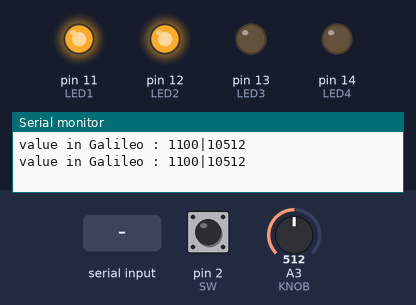
This sketch was run on a simulated Arduino Mega 2560, built with avr-gcc and run on an emulated ATmega2560. On the bench: output pins drawn as LEDs (lit = HIGH), the last lines printed to the serial monitor. The test bench sets the inputs (shaded band); at power-on: pin 2 (SW) HIGH, A3 (KNOB) = 512.

Above: at 1.2 s.
1.3 s: "0\n" received over the second serial link
At 2.6 s:
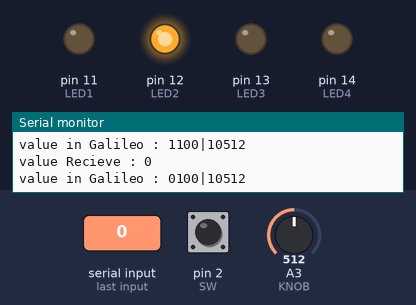
3.8 s: "1\n" received over the second serial link
At 5.7 s:
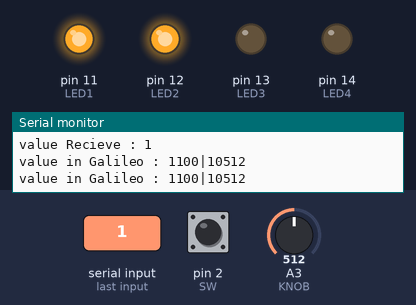
Timing chart, 0 to 7.2 s (numbered marks = the images above; inputs shaded):
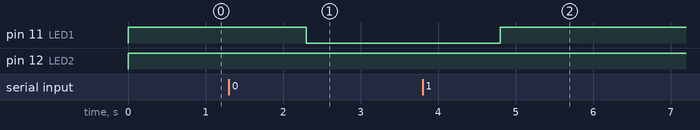

Measured:
- after the input at 1.3 s, pin 11 (LED1): HIGH → LOW after 1.0 s
- after the input at 3.8 s, pin 11 (LED1): LOW → HIGH after 1.0 s

The sketch:

GalileoGen2.ino
```cpp
#include <pt.h>

#define PT_DELAY(pt, ms, ts) \
    ts = millis(); \
    PT_WAIT_WHILE(pt, millis()-ts < (ms));

#define LED1 11
#define LED2 12
#define LED3 13
#define LED4 14
#define SW 2
#define KNOB A3

struct pt pt_taskLED1;
struct pt pt_taskLED2;
struct pt pt_taskLED3;
struct pt pt_taskLED4;
struct pt pt_taskSW;
struct pt pt_taskKNOB;
struct pt pt_taskRecieveSerial;
struct pt pt_taskSendSerial;

int led1, led2, led3, led4;
int sw, knob;
String val;


#define CMD_LED1 0
#define CMD_LED2 1
#define CMD_LED3 2
#define CMD_LED4 3

void setValue() {

  switch(val.charAt(CMD_LED1)) {
    case '0': led1 = LOW; break;
    case '1': led1 = HIGH; break;
  }
  switch(val.charAt(CMD_LED2)) {
    case '0': led2 = LOW; break;
    case '1': led2 = HIGH; break;
  }
  switch(val.charAt(CMD_LED3)) {
    case '0': led3 = LOW; break;
    case '1': led3 = HIGH; break;
  }
  switch(val.charAt(CMD_LED4)) {
    case '0': led4 = LOW; break;
    case '1': led4 = HIGH; break;
  }
}

void sendSerial() {
//  Serial1.print(led1);
//  Serial1.print(led2);
//  Serial1.print(led3);
//  Serial1.print(led4);
//  Serial1.print("|");
  Serial1.print(sw);

  int print_zero_before = 4 - String(knob).length();
  while (print_zero_before > 0) {
    Serial1.print(0);
    print_zero_before--;
  }

  Serial1.print(knob);
  Serial1.print('\r');

  // for debug
  Serial.print("value in Galileo : ");
  Serial.print(led1);
  Serial.print(led2);
  Serial.print(led3);
  Serial.print(led4);
  Serial.print("|");
  Serial.print(sw);

  print_zero_before = 4 - String(knob).length();
  while (print_zero_before > 0) {
    Serial.print(0);
    print_zero_before--;
  }

  Serial.print(knob);
  Serial.print('\n');
  // for debug
}

void serialEvent() {
  if (Serial1.available() > 0) {
    val = Serial1.readStringUntil('\r');
    Serial.print("value Recieve : ");
    Serial.println(val);
    Serial1.flush();
    setValue();
  }
}
///////////////////////////////////////////////////////
PT_THREAD(taskSendSerial(struct pt* pt))
{
  static uint32_t ts;

  PT_BEGIN(pt);

  while (1)
  {
    sendSerial();
    PT_DELAY(pt, 600, ts);
  }

  PT_END(pt);
}

///////////////////////////////////////////////////////
PT_THREAD(taskSW(struct pt* pt))
{
  static uint32_t ts;

  PT_BEGIN(pt);

  while (1)
  {
    sw = digitalRead(SW);
    PT_DELAY(pt, 150, ts);
  }

  PT_END(pt);
}

///////////////////////////////////////////////////////
PT_THREAD(taskKNOB(struct pt* pt))
{
  static uint32_t ts;

  PT_BEGIN(pt);

  while (1)
  {
    knob = analogRead(KNOB);
    PT_DELAY(pt, 150, ts);
  }

  PT_END(pt);
}

///////////////////////////////////////////////////////
PT_THREAD(taskLED1(struct pt* pt))
{
  static uint32_t ts;

  PT_BEGIN(pt);

  while (1)
  {
    digitalWrite(LED1, led1);
    PT_DELAY(pt, 300, ts);
  }

  PT_END(pt);
}

///////////////////////////////////////////////////////
PT_THREAD(taskLED2(struct pt* pt))
{
  static uint32_t ts;

  PT_BEGIN(pt);

  while (1)
  {
    digitalWrite(LED2, led2);
    PT_DELAY(pt, 300, ts);
  }

  PT_END(pt);
}

///////////////////////////////////////////////////////
PT_THREAD(taskLED3(struct pt* pt))
{
  static uint32_t ts;

  PT_BEGIN(pt);

  while (1)
  {
    digitalWrite(LED3, led3);
    PT_DELAY(pt, 300, ts);
  }

  PT_END(pt);
}

///////////////////////////////////////////////////////
PT_THREAD(taskLED4(struct pt* pt))
{
  static uint32_t ts;

  PT_BEGIN(pt);

  while (1)
  {
    digitalWrite(LED4, led4);
    PT_DELAY(pt, 300, ts);
  }

  PT_END(pt);
}

///////////////////////////////////////////////////////
void setup()
{
  Serial1.begin(115200);
  Serial.begin(9600);

  pinMode(LED1, OUTPUT);
  pinMode(LED2, OUTPUT);
  pinMode(LED3, OUTPUT);
  pinMode(LED4, OUTPUT);
  pinMode(SW, INPUT);

  PT_INIT(&pt_taskLED1);
  PT_INIT(&pt_taskLED2);
  PT_INIT(&pt_taskLED3);
  PT_INIT(&pt_taskLED4);
  PT_INIT(&pt_taskSW);
  PT_INIT(&pt_taskKNOB);
  PT_INIT(&pt_taskRecieveSerial);
  PT_INIT(&pt_taskSendSerial);

  led1 = HIGH;
  led2 = HIGH;
  led3 = LOW;
  led4 = LOW;
}

///////////////////////////////////////////////////////
void loop()
{
  taskLED1(&pt_taskLED1);
  taskLED2(&pt_taskLED2);
  taskLED3(&pt_taskLED3);
  taskLED4(&pt_taskLED4);
  taskSW(&pt_taskSW);
  taskKNOB(&pt_taskKNOB);

  serialEvent();
  taskSendSerial(&pt_taskSendSerial);
}
```
